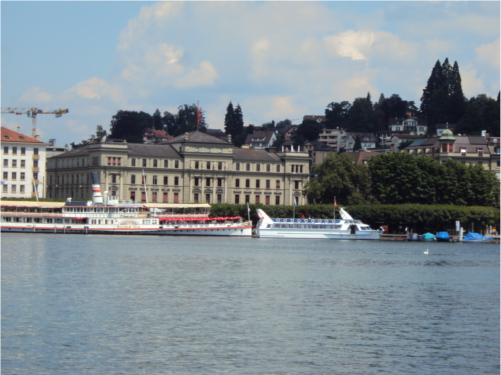
#> input picture LabV3/src/3.JPG, 501 x 375 px
$ python source.py
#> lines starting #> are read from the running program, lines starting #| are printed output that depends on the picture
import cv2
import numpy as np

MIN_MATCH_COUNT = 25
FLANN_INDEX_KDTREE = 1  # za poklapanje se koristi KD tree zato sto dobro radi sa 2d i 3d slikama/objektima
def findhomography_and_concat(slika1, slika2):
    sift = cv2.SIFT_create(nfeatures=2000)  # nfeatures=2000 koliko ficera da trazi

    kp1, ds1 = sift.detectAndCompute(slika1, None)  # kljucne tacke i deskriptori sa 2000 ficera
    kp2, ds2 = sift.detectAndCompute(slika2, None)  # kljucne tacke i deskriptori sa 2000 ficera

    # nalazi slicnost izmedju dve slike (poklapanje ficera)
    index_params = dict(algorithm=FLANN_INDEX_KDTREE,
                        trees=5)  # dict kljuceva koji ce da idu FlannBasedMatcher koristim 5 kd stabala
    search_params = dict(checks=50)  # 50 iteracija
    flann = cv2.FlannBasedMatcher(index_params, search_params)  # skladistim sva poklapanja
    matches = flann.knnMatch(ds1, ds2,
                             k=2)  # poklapam flann objekat da poklopim ficere deskriptora dve slike, ovo k=2 vraca najbolje poklopljeni par

    good = []  # niz za dobre pogotke
    for m, n in matches:
        if m.distance < 0.7 * n.distance:  # razdaljina izmedju dva deskriptora m i n, ako je udaljenost mxn pomnozena sa 0.7 veca od prethodnog poklapanja, prvo se uzima
            good.append(m)

     # proverava dobra poklapanja i vraca kljucne tacke pomocu numpy biblioteke
    # zatim racuna homografsku matricu na osnovu vrednosti iz ta dva niza
    if len(good) > MIN_MATCH_COUNT:
        src = np.float32([kp1[m.queryIdx].pt for m in good]).reshape(-1, 1, 2)
        dst = np.float32([kp2[m.trainIdx].pt for m in good]).reshape(-1, 1, 2)
        M, mask = cv2.findHomography(src, dst, cv2.RANSAC, 5.0)
        result = concatImages(slika2, slika1, M)
        return result
    else:
        return False


def concatImages(slika1, slika2, H):
    rows1, cols1 = slika1.shape[:2]
    rows2, cols2 = slika2.shape[:2]

    # velicine slike1 *4 coska*
    points_list_1 = np.float32([[0, 0], [0, rows1], [cols1, rows1], [cols1, 0]]).reshape(-1, 1, 2)
    # velicine slike2 *4 coska*
    points_tmp = np.float32([[0, 0], [0, rows2], [cols2, rows2], [cols2, 0]]).reshape(-1, 1, 2)
    # transformaciona matrica
    points_list_2 = cv2.perspectiveTransform(points_tmp, H)
    # points_list sluzi da izracuna velicinu izlazne slike, to radi tako sto uzima min i max kooridante iz points_list
    points_list = np.concatenate((points_list_1, points_list_2), axis=0)
    # distance koje treba da se primene prilikom translacije (gde se postavlja koja slika od ulaznih)
    [x_min, y_min] = np.int32(points_list.min(axis=0).ravel() - 0.5)
    [x_max, y_max] = np.int32(points_list.max(axis=0).ravel() + 0.5)

    translation_dist = [-x_min, -y_min]
    # nova translaciona distanca za onu 2 i trecu sliku se kreira
    H_translation = np.array([[1, 0, translation_dist[0]], [0, 1, translation_dist[1]], [0, 0, 1]])
    # warpPerspective se koristi da spoji sve tako sto koristi novu translacionu matricu i poslednju sliku kako bi odredio pozicije
    output_image = cv2.warpPerspective(slika2, H_translation.dot(H), (x_max - x_min, y_max - y_min))
    output_image[translation_dist[1]:rows1 + translation_dist[1],
    translation_dist[0]:cols1 + translation_dist[0]] = slika1
    # gornja poslednja linija pred return sluzi da podesi velicinu izlazne slike, ovde je poravnavamo sa slika1 vrednoscu

    return output_image


# POZIV
slika1 = cv2.imread("3.JPG")
#> slika1 is the input picture: shape (375, 501, 3); mean B, G, R 146.2, 139.8, 129.1
slika2 = cv2.imread("1.JPG")
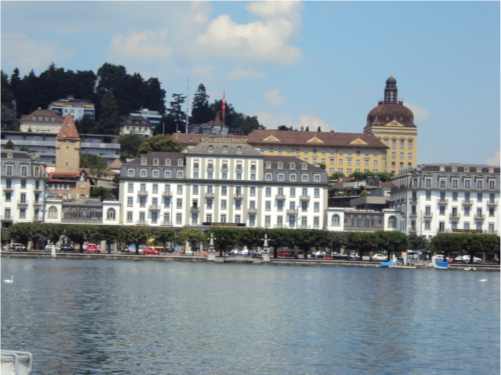
#> input picture LabV3/src/1.JPG, 501 x 375 px
#> slika2 is the input picture: shape (375, 501, 3); mean B, G, R 149.6, 143, 130.7
slika3 = cv2.imread("2.JPG")
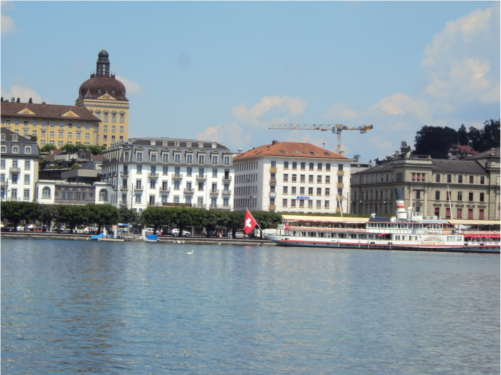
#> input picture LabV3/src/2.JPG, 501 x 375 px
#> slika3 is the input picture: shape (375, 501, 3); mean B, G, R 162.2, 152.9, 137.6
output_image = None

slika4 = findhomography_and_concat(slika1, slika2)
#> in findhomography_and_concat, `kp1, ds1 = sift.detectAndCompute(slika1, None)`: kp1 = 1315 keypoints; strongest (x, y, size): (463, 151, 2.4), (261, 213, 5), (353, 228, 4.9), (457, 223, 3.1)
#> in findhomography_and_concat, `kp2, ds2 = sift.detectAndCompute(slika2, None)`: kp2 = 1780 keypoints; strongest (x, y, size): (466, 257, 3.9), (318, 253, 2.8), (8, 195, 5.7), (195, 203, 3.4)
#> in findhomography_and_concat, `matches = flann.knnMatch(ds1, ds2, k=2)`: matches = 1315 matches
#> in findhomography_and_concat, `matches = flann.knnMatch(ds1, ds2, k=2)`:
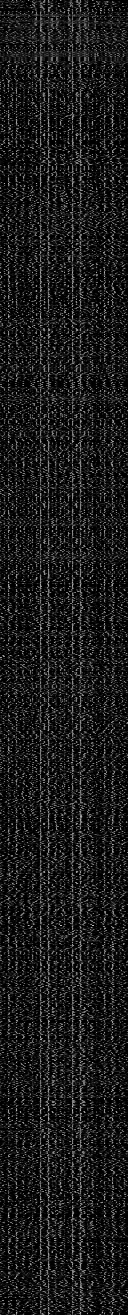
#> ds1: shape (1315, 128) float32; min 0, max 202, mean 26.8
#> after the loop in findhomography_and_concat, `for m, n in matches:`: good = 14 matches
#> slika4 = False
if slika4 is not False:
    output_image = findhomography_and_concat(slika4, slika3)
slika4 = findhomography_and_concat(slika1, slika3)
#> in findhomography_and_concat (call 2), `kp2, ds2 = sift.detectAndCompute(slika2, None)`: kp2 = 1298 keypoints; strongest (x, y, size): (388, 236, 4.5), (175, 231, 3.9), (31, 226, 2.7), (19, 228, 2.8)
#> after the loop in findhomography_and_concat (call 2), `for m, n in matches:`: good = 352 matches
#> in findhomography_and_concat (call 2), `src = np.float32([kp1[m.queryIdx].pt for m in good]).reshape(-1, 1, 2)`: src = 352 rows, first 8: [5.48, 169.5], [10.12, 151], [13.58, 186.2], [13.58, 186.2], [14.01, 164.4], [14.01, 164.4], [14.15, 162.1], [14.15, 162.1]
#> in findhomography_and_concat (call 2), `dst = np.float32([kp2[m.trainIdx].pt for m in good]).reshape(-1, 1, 2)`: dst = 352 rows, first 8: [284.9, 196.5], [290.1, 165.9], [318.4, 201.6], [318.4, 201.6], [319, 180], [319, 180], [293.9, 178.1], [293.9, 178.1]
#> in concatImages, `points_list_2 = cv2.perspectiveTransform(points_tmp, H)`: points_list_2 = [[306.4, 18.72], [304.2, 387.9], [840.5, 410], [840.1, 3.01]]
#> in concatImages, `points_list = np.concatenate((points_list_1, points_list_2), axis=0)`: points_list = [[0, 0], [0, 375], [501, 375], [501, 0], [306.4, 18.72], [304.2, 387.9], [840.5, 410], [840.1, 3.01]]
#> in concatImages, `[x_min, y_min] = np.int32(points_list.min(axis=0).ravel() - 0.5)`: x_min = 0
#> in concatImages, `[x_max, y_max] = np.int32(points_list.max(axis=0).ravel() + 0.5)`: x_max = 841; y_max = 410
#> in concatImages, `translation_dist = [-x_min, -y_min]`: translation_dist = [0, 0]
#> in concatImages, `H_translation = np.array([[1, 0, translation_dist[0]], [0, 1, translat..`: H_translation = [[1, 0, 0], [0, 1, 0], [0, 0, 1]]
#> in concatImages, `output_image[translation_dist[1]:rows1 + translation_dist[1], translat..`:
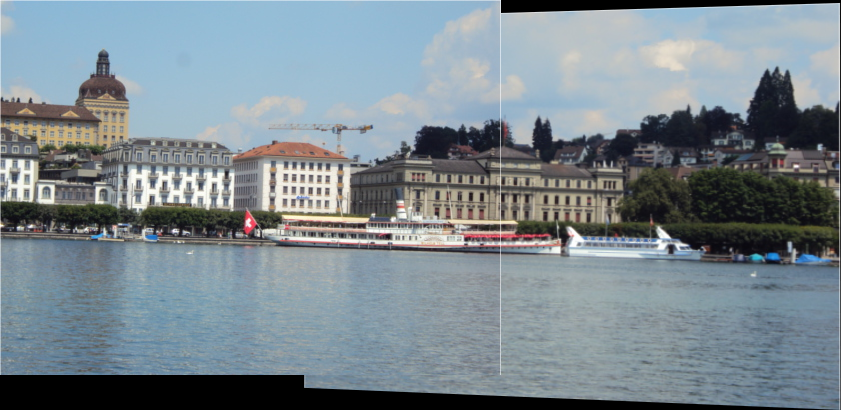
#> output_image: shape (410, 841, 3); mean B, G, R 142.7, 135.3, 123
if slika4 is not False:
    output_image = findhomography_and_concat(slika4, slika2)
#> in findhomography_and_concat (call 3), `kp1, ds1 = sift.detectAndCompute(slika1, None)`: kp1 = 2000 keypoints; strongest (x, y, size): (388, 236, 4.5), (175, 231, 3.9), (31, 226, 2.7), (571, 231, 5.3)
#> in findhomography_and_concat (call 3), `kp2, ds2 = sift.detectAndCompute(slika2, None)`: kp2 = 1780 keypoints; strongest (x, y, size): (466, 257, 3.9), (318, 253, 2.8), (8, 195, 5.7), (195, 203, 3.4)
#> in findhomography_and_concat (call 3), `matches = flann.knnMatch(ds1, ds2, k=2)`: matches = 2000 matches
#> in findhomography_and_concat (call 3), `matches = flann.knnMatch(ds1, ds2, k=2)`:
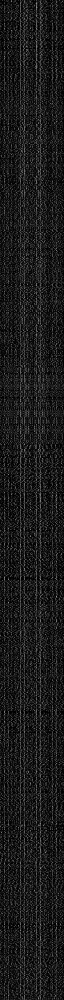
#> ds1: shape (2000, 128) float32 (shown at 1/2 size); min 0, max 221, mean 26.9
#> after the loop in findhomography_and_concat (call 3), `for m, n in matches:`: good = 373 matches
#> in findhomography_and_concat (call 3), `src = np.float32([kp1[m.queryIdx].pt for m in good]).reshape(-1, 1, 2)`: src = 373 rows, first 8: [806.8, 110.6], [8.72, 162.1], [9.83, 181], [10.64, 185.6], [14.87, 164.1], [15.29, 156.8], [20.26, 197.3], [20.68, 112.2]
#> in findhomography_and_concat (call 3), `dst = np.float32([kp2[m.trainIdx].pt for m in good]).reshape(-1, 1, 2)`: dst = 373 rows, first 8: [42.52, 74.14], [136.7, 185.3], [299.9, 208.9], [300.6, 213.2], [304.6, 191.9], [305, 184.9], [310.2, 224.8], [309.7, 140.8]
#> in findhomography_and_concat (call 3), `M, mask = cv2.findHomography(src, dst, cv2.RANSAC, 5.0)`: M = [[0.914, 0.00302, 288.6], [-0.047, 0.976, 31.55], [-0.000175, -2.08e-05, 1]]; mask = 373 values, max 1 at index 2, min 0 at index 0, mean 0.871
#> in concatImages (call 2), `points_list_2 = cv2.perspectiveTransform(points_tmp, H)`: points_list_2 = [[288.6, 31.55], [292.3, 435.2], [1253.5, 464.2], [1239.4, -9.38]]
#> in concatImages (call 2), `points_list = np.concatenate((points_list_1, points_list_2), axis=0)`: points_list = [[0, 0], [0, 375], [501, 375], [501, 0], [288.6, 31.55], [292.3, 435.2], [1253.5, 464.2], [1239.4, -9.38]]
#> in concatImages (call 2), `[x_min, y_min] = np.int32(points_list.min(axis=0).ravel() - 0.5)`: y_min = -9
#> in concatImages (call 2), `[x_max, y_max] = np.int32(points_list.max(axis=0).ravel() + 0.5)`: x_max = 1253; y_max = 464
#> in concatImages (call 2), `translation_dist = [-x_min, -y_min]`: translation_dist = [0, 9]
#> in concatImages (call 2), `H_translation = np.array([[1, 0, translation_dist[0]], [0, 1, translat..`: H_translation = [[1, 0, 0], [0, 1, 9], [0, 0, 1]]
#> in concatImages (call 2), `output_image = cv2.warpPerspective(slika2, H_translation.dot(H), (x_ma..`:
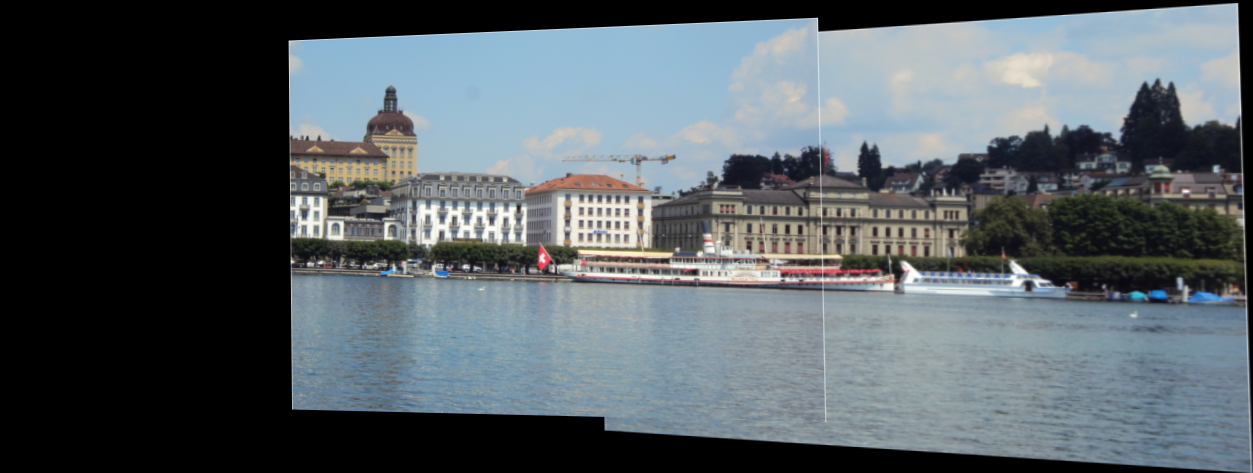
#> output_image: shape (473, 1253, 3); mean B, G, R 100, 94.8, 86.3
#> in concatImages (call 2), `output_image[translation_dist[1]:rows1 + translation_dist[1], translat..`:
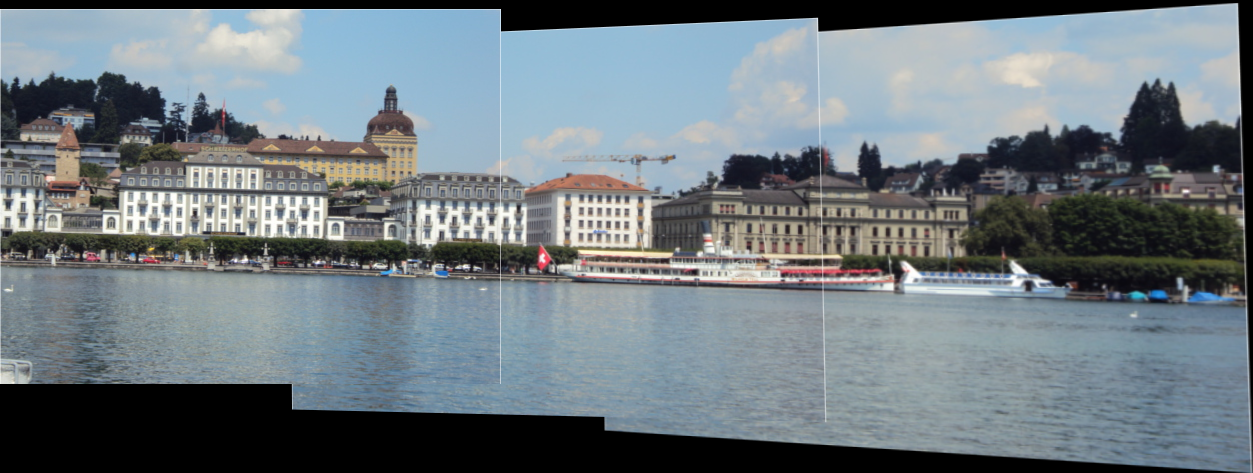
#> output_image: shape (473, 1253, 3); mean B, G, R 128.1, 122, 111.7
cv2.imwrite("output.jpg", output_image)
